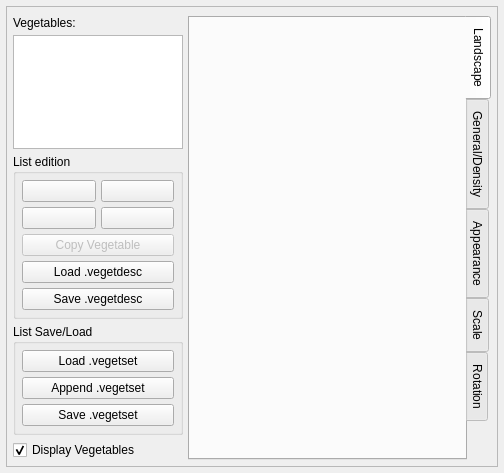
<?xml version="1.0" encoding="UTF-8"?>
<ui version="4.0">
 <class>CVegetableDialog</class>
 <widget class="QDockWidget" name="CVegetableDialog">
  <property name="geometry">
   <rect>
    <x>0</x>
    <y>0</y>
    <width>504</width>
    <height>473</height>
   </rect>
  </property>
  <property name="windowIcon">
   <iconset resource="object_viewer_qt.qrc">
    <normaloff>:/images/veget.png</normaloff>:/images/veget.png</iconset>
  </property>
  <property name="windowTitle">
   <string>Vegetable editor</string>
  </property>
  <widget class="QWidget" name="dockWidgetContents">
   <layout class="QGridLayout" name="gridLayout_3">
    <property name="margin">
     <number>6</number>
    </property>
    <property name="spacing">
     <number>5</number>
    </property>
    <item row="0" column="0">
     <widget class="QScrollArea" name="scrollArea">
      <property name="widgetResizable">
       <bool>true</bool>
      </property>
      <widget class="QWidget" name="scrollAreaWidgetContents">
       <property name="geometry">
        <rect>
         <x>0</x>
         <y>0</y>
         <width>490</width>
         <height>437</height>
        </rect>
       </property>
       <layout class="QGridLayout" name="gridLayout_4">
        <property name="leftMargin">
         <number>6</number>
        </property>
        <property name="rightMargin">
         <number>6</number>
        </property>
        <property name="bottomMargin">
         <number>6</number>
        </property>
        <property name="spacing">
         <number>5</number>
        </property>
        <item row="0" column="0">
         <layout class="QVBoxLayout" name="verticalLayout">
          <property name="sizeConstraint">
           <enum>QLayout::SetFixedSize</enum>
          </property>
          <item>
           <widget class="QLabel" name="label">
            <property name="text">
             <string>Vegetables:</string>
            </property>
           </widget>
          </item>
          <item>
           <widget class="QListWidget" name="listWidget">
            <property name="sizePolicy">
             <sizepolicy hsizetype="Minimum" vsizetype="Expanding">
              <horstretch>0</horstretch>
              <verstretch>0</verstretch>
             </sizepolicy>
            </property>
            <property name="maximumSize">
             <size>
              <width>170</width>
              <height>16777215</height>
             </size>
            </property>
           </widget>
          </item>
          <item>
           <widget class="QGroupBox" name="groupBox">
            <property name="title">
             <string>List edition</string>
            </property>
            <layout class="QGridLayout" name="gridLayout">
             <property name="margin">
              <number>6</number>
             </property>
             <property name="spacing">
              <number>5</number>
             </property>
             <item row="0" column="0">
              <widget class="QPushButton" name="addtPushButton">
               <property name="toolTip">
                <string>Add vegetable</string>
               </property>
               <property name="text">
                <string/>
               </property>
               <property name="icon">
                <iconset resource="object_viewer_qt.qrc">
                 <normaloff>:/images/list-add.png</normaloff>:/images/list-add.png</iconset>
               </property>
              </widget>
             </item>
             <item row="0" column="1">
              <widget class="QPushButton" name="insPushButton">
               <property name="toolTip">
                <string>Insert vegetable</string>
               </property>
               <property name="text">
                <string/>
               </property>
               <property name="icon">
                <iconset resource="object_viewer_qt.qrc">
                 <normaloff>:/images/insert-horizontal.png</normaloff>:/images/insert-horizontal.png</iconset>
               </property>
              </widget>
             </item>
             <item row="1" column="0">
              <widget class="QPushButton" name="delPushButton">
               <property name="toolTip">
                <string>Remove vegetable</string>
               </property>
               <property name="text">
                <string/>
               </property>
               <property name="icon">
                <iconset resource="object_viewer_qt.qrc">
                 <normaloff>:/images/list-remove.png</normaloff>:/images/list-remove.png</iconset>
               </property>
              </widget>
             </item>
             <item row="1" column="1">
              <widget class="QPushButton" name="clearPushButton">
               <property name="toolTip">
                <string>Clear all vegetables</string>
               </property>
               <property name="text">
                <string/>
               </property>
               <property name="icon">
                <iconset resource="object_viewer_qt.qrc">
                 <normaloff>:/images/clear.png</normaloff>:/images/clear.png</iconset>
               </property>
              </widget>
             </item>
             <item row="2" column="0" colspan="2">
              <widget class="QPushButton" name="copyVegetPushButton">
               <property name="enabled">
                <bool>false</bool>
               </property>
               <property name="text">
                <string>Copy Vegetable</string>
               </property>
              </widget>
             </item>
             <item row="3" column="0" colspan="2">
              <widget class="QPushButton" name="loadVegetdescPushButton">
               <property name="text">
                <string>Load .vegetdesc</string>
               </property>
              </widget>
             </item>
             <item row="4" column="0" colspan="2">
              <widget class="QPushButton" name="saveVegetdescPushButton">
               <property name="text">
                <string>Save .vegetdesc</string>
               </property>
              </widget>
             </item>
            </layout>
           </widget>
          </item>
          <item>
           <widget class="QGroupBox" name="groupBox_2">
            <property name="title">
             <string>List Save/Load</string>
            </property>
            <layout class="QGridLayout" name="gridLayout_2">
             <property name="margin">
              <number>6</number>
             </property>
             <property name="spacing">
              <number>5</number>
             </property>
             <item row="0" column="0">
              <widget class="QPushButton" name="loadVegetsetPushButton">
               <property name="text">
                <string>Load .vegetset</string>
               </property>
              </widget>
             </item>
             <item row="1" column="0">
              <widget class="QPushButton" name="appendVegetsetPushButton">
               <property name="text">
                <string>Append .vegetset</string>
               </property>
              </widget>
             </item>
             <item row="2" column="0">
              <widget class="QPushButton" name="saveVegetsetPushButton">
               <property name="text">
                <string>Save .vegetset</string>
               </property>
              </widget>
             </item>
            </layout>
           </widget>
          </item>
          <item>
           <widget class="QCheckBox" name="showVegetCheckBox">
            <property name="enabled">
             <bool>true</bool>
            </property>
            <property name="text">
             <string>Display Vegetables</string>
            </property>
            <property name="checked">
             <bool>true</bool>
            </property>
           </widget>
          </item>
         </layout>
        </item>
        <item row="0" column="1">
         <widget class="QTabWidget" name="tabWidget">
          <property name="tabPosition">
           <enum>QTabWidget::East</enum>
          </property>
          <property name="currentIndex">
           <number>0</number>
          </property>
          <widget class="NLQT::CVegetableLandscapePage" name="landscapePage">
           <attribute name="title">
            <string>Landscape</string>
           </attribute>
          </widget>
          <widget class="NLQT::CVegetableDensityPage" name="densityPage">
           <attribute name="title">
            <string>General/Density</string>
           </attribute>
          </widget>
          <widget class="NLQT::CVegetableApperancePage" name="appearancePage">
           <attribute name="title">
            <string>Appearance</string>
           </attribute>
          </widget>
          <widget class="NLQT::CVegetableScalePage" name="scalePage">
           <attribute name="title">
            <string>Scale</string>
           </attribute>
          </widget>
          <widget class="NLQT::CVegetableRotatePage" name="rotatePage">
           <attribute name="title">
            <string>Rotation</string>
           </attribute>
          </widget>
         </widget>
        </item>
       </layout>
      </widget>
     </widget>
    </item>
   </layout>
  </widget>
 </widget>
 <customwidgets>
  <customwidget>
   <class>NLQT::CVegetableDensityPage</class>
   <extends>QWidget</extends>
   <header>vegetable_density_page.h</header>
   <container>1</container>
  </customwidget>
  <customwidget>
   <class>NLQT::CVegetableLandscapePage</class>
   <extends>QWidget</extends>
   <header>vegetable_landscape_page.h</header>
   <container>1</container>
  </customwidget>
  <customwidget>
   <class>NLQT::CVegetableScalePage</class>
   <extends>QWidget</extends>
   <header>vegetable_scale_page.h</header>
   <container>1</container>
  </customwidget>
  <customwidget>
   <class>NLQT::CVegetableRotatePage</class>
   <extends>QWidget</extends>
   <header>vegetable_rotate_page.h</header>
   <container>1</container>
  </customwidget>
  <customwidget>
   <class>NLQT::CVegetableApperancePage</class>
   <extends>QWidget</extends>
   <header>vegetable_appearance_page.h</header>
   <container>1</container>
  </customwidget>
 </customwidgets>
 <resources>
  <include location="object_viewer_qt.qrc"/>
 </resources>
 <connections/>
</ui>
